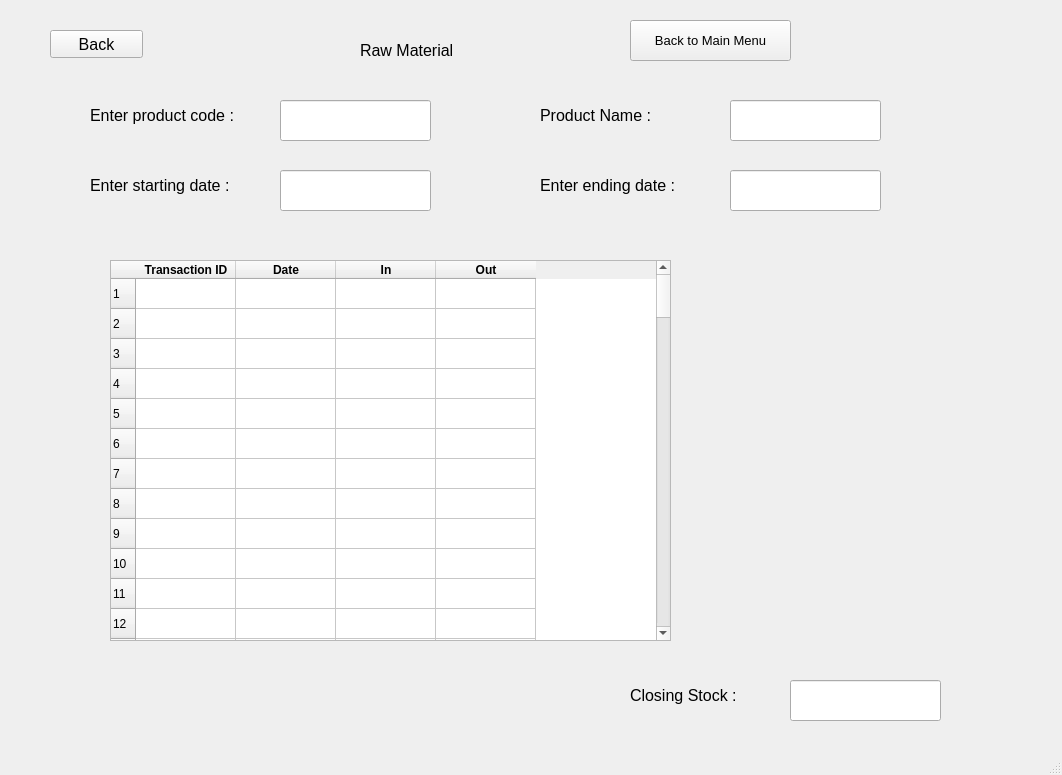
<?xml version="1.0" encoding="UTF-8"?>
<ui version="4.0">
 <class>MainWindow</class>
 <widget class="QMainWindow" name="MainWindow">
  <property name="geometry">
   <rect>
    <x>0</x>
    <y>0</y>
    <width>1062</width>
    <height>775</height>
   </rect>
  </property>
  <property name="windowTitle">
   <string>MainWindow</string>
  </property>
  <widget class="QWidget" name="centralwidget">
   <widget class="QPushButton" name="back_view_rm">
    <property name="geometry">
     <rect>
      <x>50</x>
      <y>30</y>
      <width>93</width>
      <height>28</height>
     </rect>
    </property>
    <property name="font">
     <font>
      <pointsize>12</pointsize>
     </font>
    </property>
    <property name="text">
     <string>Back</string>
    </property>
   </widget>
   <widget class="QPushButton" name="pushButton">
    <property name="geometry">
     <rect>
      <x>630</x>
      <y>20</y>
      <width>161</width>
      <height>41</height>
     </rect>
    </property>
    <property name="font">
     <font>
      <pointsize>10</pointsize>
     </font>
    </property>
    <property name="text">
     <string>Back to Main Menu</string>
    </property>
   </widget>
   <widget class="QTableWidget" name="rm_view_table">
    <property name="geometry">
     <rect>
      <x>110</x>
      <y>260</y>
      <width>561</width>
      <height>381</height>
     </rect>
    </property>
    <property name="rowCount">
     <number>100</number>
    </property>
    <property name="columnCount">
     <number>4</number>
    </property>
    <row/>
    <row/>
    <row/>
    <row/>
    <row/>
    <row/>
    <row/>
    <row/>
    <row/>
    <row/>
    <row/>
    <row/>
    <row/>
    <row/>
    <row/>
    <row/>
    <row/>
    <row/>
    <row/>
    <row/>
    <row/>
    <row/>
    <row/>
    <row/>
    <row/>
    <row/>
    <row/>
    <row/>
    <row/>
    <row/>
    <row/>
    <row/>
    <row/>
    <row/>
    <row/>
    <row/>
    <row/>
    <row/>
    <row/>
    <row/>
    <row/>
    <row/>
    <row/>
    <row/>
    <row/>
    <row/>
    <row/>
    <row/>
    <row/>
    <row/>
    <row/>
    <row/>
    <row/>
    <row/>
    <row/>
    <row/>
    <row/>
    <row/>
    <row/>
    <row/>
    <row/>
    <row/>
    <row/>
    <row/>
    <row/>
    <row/>
    <row/>
    <row/>
    <row/>
    <row/>
    <row/>
    <row/>
    <row/>
    <row/>
    <row/>
    <row/>
    <row/>
    <row/>
    <row/>
    <row/>
    <row/>
    <row/>
    <row/>
    <row/>
    <row/>
    <row/>
    <row/>
    <row/>
    <row/>
    <row/>
    <row/>
    <row/>
    <row/>
    <row/>
    <row/>
    <row/>
    <row/>
    <row/>
    <row/>
    <row/>
    <column>
     <property name="text">
      <string>Transaction ID</string>
     </property>
     <property name="font">
      <font>
       <weight>75</weight>
       <bold>true</bold>
      </font>
     </property>
    </column>
    <column>
     <property name="text">
      <string>Date</string>
     </property>
     <property name="font">
      <font>
       <weight>75</weight>
       <bold>true</bold>
      </font>
     </property>
    </column>
    <column>
     <property name="text">
      <string>In</string>
     </property>
     <property name="font">
      <font>
       <pointsize>9</pointsize>
       <weight>75</weight>
       <bold>true</bold>
      </font>
     </property>
    </column>
    <column>
     <property name="text">
      <string>Out</string>
     </property>
     <property name="font">
      <font>
       <weight>75</weight>
       <bold>true</bold>
      </font>
     </property>
    </column>
   </widget>
   <widget class="QLineEdit" name="rw_view_ending_date">
    <property name="geometry">
     <rect>
      <x>730</x>
      <y>170</y>
      <width>151</width>
      <height>41</height>
     </rect>
    </property>
    <property name="font">
     <font>
      <pointsize>12</pointsize>
     </font>
    </property>
    <property name="text">
     <string/>
    </property>
   </widget>
   <widget class="QLabel" name="label_3">
    <property name="geometry">
     <rect>
      <x>360</x>
      <y>30</y>
      <width>151</width>
      <height>41</height>
     </rect>
    </property>
    <property name="font">
     <font>
      <pointsize>12</pointsize>
     </font>
    </property>
    <property name="text">
     <string>Raw Material</string>
    </property>
   </widget>
   <widget class="QLineEdit" name="rw_view_starting_date">
    <property name="geometry">
     <rect>
      <x>280</x>
      <y>170</y>
      <width>151</width>
      <height>41</height>
     </rect>
    </property>
    <property name="font">
     <font>
      <pointsize>12</pointsize>
     </font>
    </property>
    <property name="text">
     <string/>
    </property>
   </widget>
   <widget class="QLabel" name="label_9">
    <property name="geometry">
     <rect>
      <x>540</x>
      <y>160</y>
      <width>181</width>
      <height>51</height>
     </rect>
    </property>
    <property name="font">
     <font>
      <pointsize>12</pointsize>
     </font>
    </property>
    <property name="text">
     <string>Enter ending date : </string>
    </property>
   </widget>
   <widget class="QLabel" name="label_8">
    <property name="geometry">
     <rect>
      <x>90</x>
      <y>160</y>
      <width>181</width>
      <height>51</height>
     </rect>
    </property>
    <property name="font">
     <font>
      <pointsize>12</pointsize>
     </font>
    </property>
    <property name="text">
     <string>Enter starting date : </string>
    </property>
   </widget>
   <widget class="QLineEdit" name="rw_view_stock_code">
    <property name="geometry">
     <rect>
      <x>280</x>
      <y>100</y>
      <width>151</width>
      <height>41</height>
     </rect>
    </property>
    <property name="font">
     <font>
      <pointsize>12</pointsize>
     </font>
    </property>
    <property name="text">
     <string/>
    </property>
   </widget>
   <widget class="QLabel" name="label_10">
    <property name="geometry">
     <rect>
      <x>90</x>
      <y>90</y>
      <width>181</width>
      <height>51</height>
     </rect>
    </property>
    <property name="font">
     <font>
      <pointsize>12</pointsize>
     </font>
    </property>
    <property name="text">
     <string>Enter product code : </string>
    </property>
   </widget>
   <widget class="QLineEdit" name="rw_view_stock_name">
    <property name="geometry">
     <rect>
      <x>730</x>
      <y>100</y>
      <width>151</width>
      <height>41</height>
     </rect>
    </property>
    <property name="font">
     <font>
      <pointsize>12</pointsize>
     </font>
    </property>
    <property name="text">
     <string/>
    </property>
   </widget>
   <widget class="QLabel" name="label_11">
    <property name="geometry">
     <rect>
      <x>540</x>
      <y>90</y>
      <width>181</width>
      <height>51</height>
     </rect>
    </property>
    <property name="font">
     <font>
      <pointsize>12</pointsize>
     </font>
    </property>
    <property name="text">
     <string>Product Name : </string>
    </property>
   </widget>
   <widget class="QLineEdit" name="rw_view_starting_date_2">
    <property name="geometry">
     <rect>
      <x>790</x>
      <y>680</y>
      <width>151</width>
      <height>41</height>
     </rect>
    </property>
    <property name="font">
     <font>
      <pointsize>12</pointsize>
     </font>
    </property>
    <property name="text">
     <string/>
    </property>
   </widget>
   <widget class="QLabel" name="label_12">
    <property name="geometry">
     <rect>
      <x>630</x>
      <y>670</y>
      <width>181</width>
      <height>51</height>
     </rect>
    </property>
    <property name="font">
     <font>
      <pointsize>12</pointsize>
     </font>
    </property>
    <property name="text">
     <string>Closing Stock :</string>
    </property>
   </widget>
  </widget>
  <widget class="QStatusBar" name="statusbar"/>
 </widget>
 <resources/>
 <connections/>
</ui>
